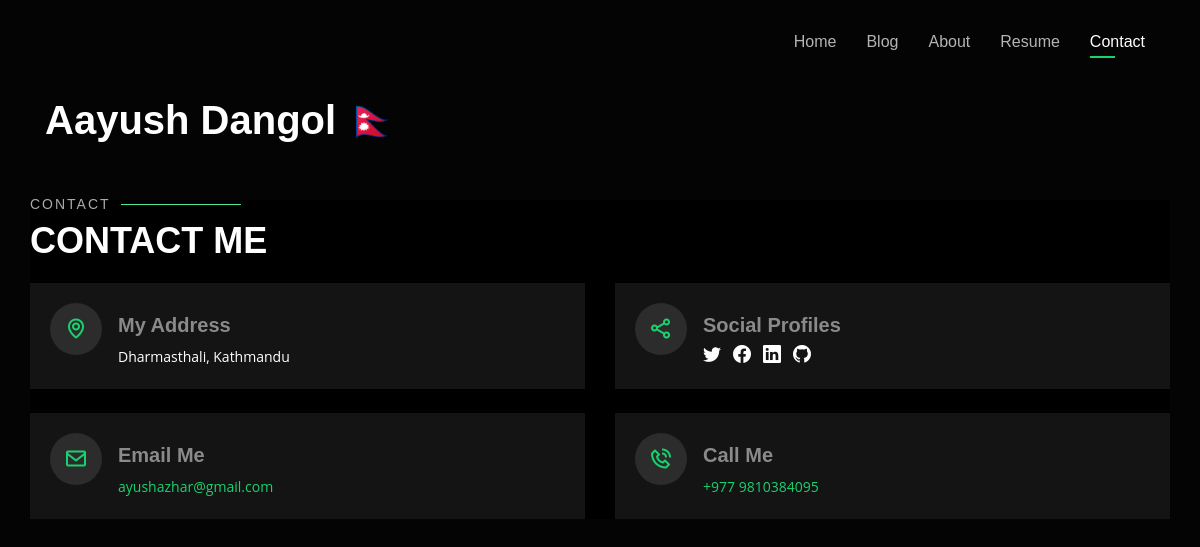
The app's page /contact with its own data.
### aayush/models.py (models this page shows, shortened)
class Yourself(models.Model):
    name=models.CharField(max_length=100)
    phone=models.CharField(max_length=13)
    degree=models.CharField(max_length=100)
    city=models.CharField(max_length=100)
    email=models.CharField(max_length=50)
    about_you=models.TextField()
    address=models.CharField(max_length=50)
    facebook=models.CharField(max_length=300,default='default_facebook_value')
    twitter=models.CharField(max_length=300,default='default_facebook_value')
    linkedin=models.CharField(max_length=300,default='default_facebook_value')
    github=models.CharField(max_length=300,default='default_facebook_value')

### aayush/views.py (the view)
# urls.py: path("contact",views.contact,name='contact'),
def contact(request):
    context=Yourself.objects.all()
    resumes=Resume.objects.all()
    names = [contexts.name for contexts in context]
    phone=[contexts.phone for contexts in context]
    address=[contexts.address for contexts in context]
    email=[contexts.email for contexts in context]
    facebook=[contexts.facebook for contexts in context]
    twitter=[contexts.twitter for contexts in context]
    linkedin=[contexts.linkedin for contexts in context]
    github=[contexts.github for contexts in context]
    resume=[resume.resume_file.url for resume in resumes]
    contexts={
        'names':names[0],
        'phone':phone[0],
        'address':address[0],
        'email':email[0],
        'names':names[0],
        'facebook':facebook[0],
        'twitter':twitter[0],
        'linkedin':linkedin[0],
        'resume':resume[0],
        'github':github[0]
    }
    return render(request,'contact.html',contexts)

### aayush/templates/contact.html
{% extends 'base.html' %}
{% block contact %}
<section id="contact" class="contact">
    <div class="container">
      <div class="section-title">
        <h2>Contact</h2>
        <p>Contact Me</p>
      </div>
      <div class="row mt-2">
        <div class="col-md-6 d-flex align-items-stretch">
          <div class="info-box">
            <i class="bx bx-map"></i>
            <h3>My Address</h3>
            <p>{{address}}</p>
          </div>
        </div>
        <div class="col-md-6 mt-4 mt-md-0 d-flex align-items-stretch">
          <div class="info-box">
            <i class="bx bx-share-alt"></i>
            <h3>Social Profiles</h3>
            <div class="social-links">
              <a href="{{twitter}}" class="twitter"><i class="bi bi-twitter"></i></a>
              <a href="{{facebook}}" class="facebook"><i class="bi bi-facebook"></i></a>
              <a href="{{linkedin}}" class="linkedin"><i class="bi bi-linkedin"></i></a>
              <a href="{{github}}" class="linkedin"><i class="bi bi-github"></i></a>
            </div>
          </div>
        </div>
        <div class="col-md-6 mt-4 d-flex align-items-stretch">
          <div class="info-box">
            <i class="bx bx-envelope"></i>
            <h3>Email Me</h3>
            <p><a href="mailto:{{email}}">{{email}}</a></p>
          </div>
        </div>
        <div class="col-md-6 mt-4 d-flex align-items-stretch">
          <div class="info-box">
            <i class="bx bx-phone-call"></i>
            <h3>Call Me</h3>
            <p><a href="tel:+9779814953332">+977 {{phone}}</a></p>
          </div>
        </div>
      </div>
{% endblock %}

### aayush/templates/base.html (shortened to what this page needs)
    {% load static %}
    <!DOCTYPE html>
    <html lang="en">
    <head>
        <link href="{% static 'css/bootstrap.min.css' %}" rel="stylesheet">
        <link href="https://stackpath.bootstrapcdn.com/bootstrap/4.3.1/css/bootstrap.min.css" rel="stylesheet">
        <link href="https://cdn.jsdelivr.net/npm/bootstrap-icons/font/bootstrap-icons.css" rel="stylesheet">
        <link href="{% static 'style1.css' %}" rel="stylesheet">
        <link href='https://unpkg.com/boxicons@2.1.1/css/boxicons.min.css' rel='stylesheet'>
    </head>
    <body>
    <header id="header">
        <div class="container">
        <h1><a href="index">{{names}} &#x1F1F3;&#x1F1F5;</a></h1>
        <nav id="navbar" class="navbar">
            <ul>
            <li><a class="nav-link" href="index">Home</a></li>
            <li><a class="nav-link" href="blog">Blog</a></li>
            <li><a class="nav-link" href="about">About</a></li>
            <li><a class="" href="{{resume}}">Resume</a></li>
            <li><a class="nav-link" href="contact">Contact</a></li>
            </ul>
        </nav>
        </div>
    </header>
        {% block contact %}
        {% endblock %}
    </body>
    </html>

### static/style1.css (style rules this page uses)
body { font-family: "Open Sans", sans-serif; background-color: #040404; color: #fff; position: relative; background: transparent; }
@media (min-width: 1024px) { body::before { background-attachment: fixed; } }
a { color: #18d26e; text-decoration: none; }
h1, h2, h3, h4, h5, h6 { font-family: "Raleway", sans-serif; margin: 0; padding: 0; }
#header { transition: ease-in-out 0.3s; position: relative; height: 200px; display: flex; align-items: center; z-index: 997; overflow-y: auto; }
#header * { transition: ease-in-out 0.3s; }
#header h1 { position: absolute; height: 0; font-size: 40px; margin: 0; padding: 0; line-height: 1; font-weight: 700; font-family: "Poppins", sans-serif; }
#header h1 a, #header h1 a:hover { color: #fff; line-height: 1; display: inline-block; }
.navbar { position: fixed; top: 0; left: 0; width: 100%; z-index: 999; display: flex; justify-content: flex-end; padding: 30px 55px; }
.navbar ul { margin: 0; padding: 0; list-style: none; display: flex; align-items: center; }
.navbar li { position: relative; margin-left: 30px; }
.navbar a, .navbar a:focus { display: flex; align-items: center; justify-content: space-between; padding: 0; font-family: "Poppins", sans-serif; font-size: 16px; font-weight: 400; color: rgba(255, 255, 255, 0.7); white-space: nowrap; transition: 0.3s; }
.navbar a:before { content: ""; position: absolute; width: 0; height: 2px; bottom: -4px; left: 0; background-color: #18d26e; visibility: hidden; width: 0px; transition: all 0.3s ease-in-out 0s; }
.navbar a:hover:before, .navbar li:hover>a:before, .navbar .active:before { visibility: visible; width: 25px; }
.navbar a:hover, .navbar .active, .navbar .active:focus, .navbar li:hover>a { color: #fff; }
section .container { background: rgba(0, 0, 0, 0.9); padding: 0px; }
.section-title h2 { font-size: 14px; font-weight: 500; padding: 0; line-height: 1px; margin: 0 0 20px 0; letter-spacing: 2px; text-transform: uppercase; color: #aaaaaa; font-family: "Poppins", sans-serif; }
.section-title h2::after { content: ""; width: 120px; height: 1px; display: inline-block; background: #4ceb95; margin: 4px 10px; }
.section-title p { margin: 0; margin: -15px 0 15px 0; font-size: 36px; font-weight: 700; text-transform: uppercase; font-family: "Poppins", sans-serif; color: #fff; }
.contact .info-box { top: 20px; color: #444444; padding: 20px; width: 100%; background: rgba(255, 255, 255, 0.08); }
.contact .info-box i.bx { font-size: 24px; color: #18d26e; border-radius: 50%; padding: 14px; float: left; background: rgba(255, 255, 255, 0.1); }
.contact .info-box h3 { font-size: 20px; color: rgba(255, 255, 255, 0.5); font-weight: 700; margin: 10px 0 8px 68px; }
.contact .info-box p { padding: 0; color: #fff; line-height: 24px; font-size: 14px; margin: 0 0 0 68px; }
.contact .info-box .social-links { margin: 5px 0 0 68px; display: flex; }
.contact .info-box .social-links a { font-size: 18px; display: inline-block; color: #fff; line-height: 1; margin-right: 12px; transition: 0.3s; }

### records on screen
Yourself: name "Aayush Dangol", address "Dharmasthali, Kathmandu", email "ayushazhar@gmail.com", phone "9810384095"
